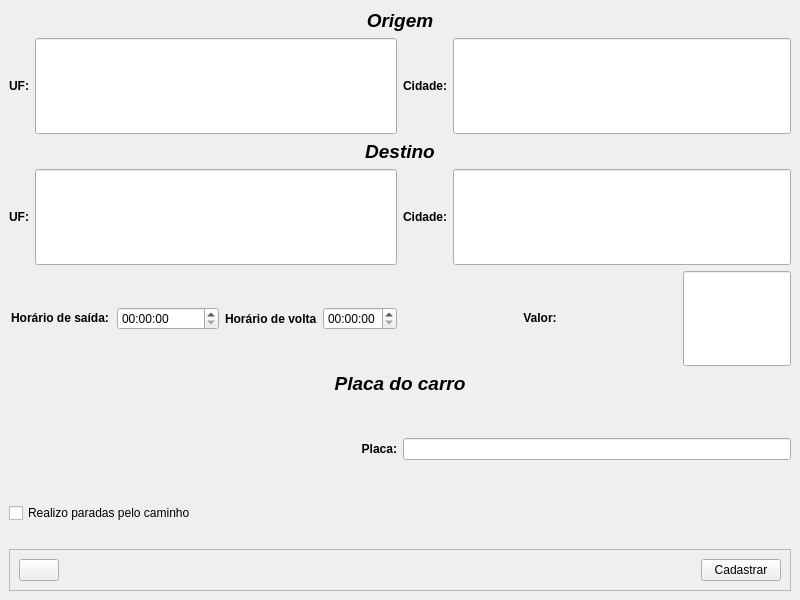
<?xml version="1.0" encoding="UTF-8"?>
<ui version="4.0">
 <class>MainWindow</class>
 <widget class="QMainWindow" name="MainWindow">
  <property name="geometry">
   <rect>
    <x>0</x>
    <y>0</y>
    <width>800</width>
    <height>600</height>
   </rect>
  </property>
  <property name="windowTitle">
   <string>MainWindow</string>
  </property>
  <widget class="QWidget" name="centralwidget">
   <layout class="QVBoxLayout" name="verticalLayout">
    <item>
     <widget class="QLabel" name="label_9">
      <property name="text">
       <string>&lt;html&gt;&lt;head/&gt;&lt;body&gt;&lt;p align=&quot;center&quot;&gt;&lt;span style=&quot; font-size:14pt; font-weight:600; font-style:italic;&quot;&gt;Origem&lt;/span&gt;&lt;/p&gt;&lt;/body&gt;&lt;/html&gt;</string>
      </property>
     </widget>
    </item>
    <item>
     <layout class="QHBoxLayout" name="horizontalLayout_10">
      <item>
       <layout class="QHBoxLayout" name="horizontalLayout_2">
        <item>
         <widget class="QLabel" name="label">
          <property name="sizePolicy">
           <sizepolicy hsizetype="Minimum" vsizetype="Expanding">
            <horstretch>0</horstretch>
            <verstretch>0</verstretch>
           </sizepolicy>
          </property>
          <property name="layoutDirection">
           <enum>Qt::LeftToRight</enum>
          </property>
          <property name="text">
           <string>&lt;html&gt;&lt;head/&gt;&lt;body&gt;&lt;p align=&quot;center&quot;&gt;&lt;span style=&quot; font-weight:600;&quot;&gt;UF:&lt;/span&gt;&lt;/p&gt;&lt;/body&gt;&lt;/html&gt;</string>
          </property>
         </widget>
        </item>
        <item>
         <widget class="QLineEdit" name="line_UF_origem">
          <property name="sizePolicy">
           <sizepolicy hsizetype="Expanding" vsizetype="Minimum">
            <horstretch>0</horstretch>
            <verstretch>0</verstretch>
           </sizepolicy>
          </property>
         </widget>
        </item>
       </layout>
      </item>
      <item>
       <layout class="QHBoxLayout" name="horizontalLayout_3">
        <item>
         <widget class="QLabel" name="label_2">
          <property name="sizePolicy">
           <sizepolicy hsizetype="Minimum" vsizetype="Expanding">
            <horstretch>0</horstretch>
            <verstretch>0</verstretch>
           </sizepolicy>
          </property>
          <property name="layoutDirection">
           <enum>Qt::LeftToRight</enum>
          </property>
          <property name="text">
           <string>&lt;html&gt;&lt;head/&gt;&lt;body&gt;&lt;p align=&quot;center&quot;&gt;&lt;span style=&quot; font-weight:600;&quot;&gt;Cidade:&lt;/span&gt;&lt;/p&gt;&lt;/body&gt;&lt;/html&gt;</string>
          </property>
         </widget>
        </item>
        <item>
         <widget class="QLineEdit" name="line_cidade_origem">
          <property name="sizePolicy">
           <sizepolicy hsizetype="Expanding" vsizetype="Minimum">
            <horstretch>0</horstretch>
            <verstretch>0</verstretch>
           </sizepolicy>
          </property>
          <property name="text">
           <string/>
          </property>
         </widget>
        </item>
       </layout>
      </item>
     </layout>
    </item>
    <item>
     <widget class="QLabel" name="label_10">
      <property name="text">
       <string>&lt;html&gt;&lt;head/&gt;&lt;body&gt;&lt;p align=&quot;center&quot;&gt;&lt;span style=&quot; font-size:14pt; font-weight:600; font-style:italic;&quot;&gt;Destino&lt;/span&gt;&lt;/p&gt;&lt;/body&gt;&lt;/html&gt;</string>
      </property>
     </widget>
    </item>
    <item>
     <layout class="QHBoxLayout" name="horizontalLayout_11">
      <item>
       <layout class="QHBoxLayout" name="horizontalLayout_5">
        <item>
         <widget class="QLabel" name="label_4">
          <property name="sizePolicy">
           <sizepolicy hsizetype="Minimum" vsizetype="Expanding">
            <horstretch>0</horstretch>
            <verstretch>0</verstretch>
           </sizepolicy>
          </property>
          <property name="layoutDirection">
           <enum>Qt::LeftToRight</enum>
          </property>
          <property name="text">
           <string>&lt;html&gt;&lt;head/&gt;&lt;body&gt;&lt;p align=&quot;center&quot;&gt;&lt;span style=&quot; font-weight:600;&quot;&gt;UF:&lt;/span&gt;&lt;/p&gt;&lt;/body&gt;&lt;/html&gt;</string>
          </property>
         </widget>
        </item>
        <item>
         <widget class="QLineEdit" name="line_UF_destino">
          <property name="sizePolicy">
           <sizepolicy hsizetype="Expanding" vsizetype="Minimum">
            <horstretch>0</horstretch>
            <verstretch>0</verstretch>
           </sizepolicy>
          </property>
         </widget>
        </item>
       </layout>
      </item>
      <item>
       <layout class="QHBoxLayout" name="horizontalLayout_4">
        <item>
         <widget class="QLabel" name="label_3">
          <property name="sizePolicy">
           <sizepolicy hsizetype="Minimum" vsizetype="Expanding">
            <horstretch>0</horstretch>
            <verstretch>0</verstretch>
           </sizepolicy>
          </property>
          <property name="layoutDirection">
           <enum>Qt::LeftToRight</enum>
          </property>
          <property name="text">
           <string>&lt;html&gt;&lt;head/&gt;&lt;body&gt;&lt;p align=&quot;center&quot;&gt;&lt;span style=&quot; font-weight:600;&quot;&gt;Cidade:&lt;/span&gt;&lt;/p&gt;&lt;/body&gt;&lt;/html&gt;</string>
          </property>
         </widget>
        </item>
        <item>
         <widget class="QLineEdit" name="line_cidade_destino">
          <property name="sizePolicy">
           <sizepolicy hsizetype="Expanding" vsizetype="Minimum">
            <horstretch>0</horstretch>
            <verstretch>0</verstretch>
           </sizepolicy>
          </property>
          <property name="text">
           <string/>
          </property>
         </widget>
        </item>
       </layout>
      </item>
     </layout>
    </item>
    <item>
     <layout class="QHBoxLayout" name="horizontalLayout_12">
      <item>
       <layout class="QHBoxLayout" name="horizontalLayout_8">
        <item>
         <widget class="QLabel" name="label_7">
          <property name="sizePolicy">
           <sizepolicy hsizetype="Expanding" vsizetype="Expanding">
            <horstretch>0</horstretch>
            <verstretch>0</verstretch>
           </sizepolicy>
          </property>
          <property name="layoutDirection">
           <enum>Qt::LeftToRight</enum>
          </property>
          <property name="text">
           <string>&lt;html&gt;&lt;head/&gt;&lt;body&gt;&lt;p align=&quot;center&quot;&gt;&lt;span style=&quot; font-weight:600;&quot;&gt;Horário de saída:&lt;/span&gt;&lt;/p&gt;&lt;/body&gt;&lt;/html&gt;</string>
          </property>
         </widget>
        </item>
        <item>
         <widget class="QTimeEdit" name="horario">
          <property name="sizePolicy">
           <sizepolicy hsizetype="Expanding" vsizetype="Fixed">
            <horstretch>0</horstretch>
            <verstretch>0</verstretch>
           </sizepolicy>
          </property>
         </widget>
        </item>
        <item>
         <widget class="QLabel" name="label_13">
          <property name="font">
           <font>
            <weight>75</weight>
            <bold>true</bold>
           </font>
          </property>
          <property name="text">
           <string>Horário de volta</string>
          </property>
         </widget>
        </item>
        <item>
         <widget class="QTimeEdit" name="horario_volta"/>
        </item>
       </layout>
      </item>
      <item>
       <layout class="QHBoxLayout" name="horizontalLayout_9">
        <item>
         <widget class="QLabel" name="label_8">
          <property name="sizePolicy">
           <sizepolicy hsizetype="Expanding" vsizetype="Expanding">
            <horstretch>0</horstretch>
            <verstretch>0</verstretch>
           </sizepolicy>
          </property>
          <property name="layoutDirection">
           <enum>Qt::LeftToRight</enum>
          </property>
          <property name="text">
           <string>&lt;html&gt;&lt;head/&gt;&lt;body&gt;&lt;p align=&quot;center&quot;&gt;&lt;span style=&quot; font-weight:600;&quot;&gt;Valor:&lt;/span&gt;&lt;/p&gt;&lt;/body&gt;&lt;/html&gt;</string>
          </property>
         </widget>
        </item>
        <item>
         <widget class="QLineEdit" name="line_valor">
          <property name="sizePolicy">
           <sizepolicy hsizetype="Minimum" vsizetype="Minimum">
            <horstretch>0</horstretch>
            <verstretch>0</verstretch>
           </sizepolicy>
          </property>
         </widget>
        </item>
       </layout>
      </item>
     </layout>
    </item>
    <item>
     <widget class="QLabel" name="label_11">
      <property name="text">
       <string>&lt;html&gt;&lt;head/&gt;&lt;body&gt;&lt;p align=&quot;center&quot;&gt;&lt;span style=&quot; font-size:14pt; font-weight:600; font-style:italic;&quot;&gt;Placa do carro&lt;/span&gt;&lt;/p&gt;&lt;/body&gt;&lt;/html&gt;</string>
      </property>
      <property name="alignment">
       <set>Qt::AlignLeading|Qt::AlignLeft|Qt::AlignVCenter</set>
      </property>
     </widget>
    </item>
    <item>
     <layout class="QHBoxLayout" name="horizontalLayout_6">
      <item>
       <widget class="QLabel" name="label_12">
        <property name="sizePolicy">
         <sizepolicy hsizetype="Expanding" vsizetype="Expanding">
          <horstretch>0</horstretch>
          <verstretch>0</verstretch>
         </sizepolicy>
        </property>
        <property name="layoutDirection">
         <enum>Qt::LeftToRight</enum>
        </property>
        <property name="text">
         <string>&lt;html&gt;&lt;head/&gt;&lt;body&gt;&lt;p align=&quot;right&quot;&gt;&lt;span style=&quot; font-weight:600;&quot;&gt;Placa:&lt;/span&gt;&lt;/p&gt;&lt;/body&gt;&lt;/html&gt;</string>
        </property>
       </widget>
      </item>
      <item>
       <widget class="QLineEdit" name="line_placa"/>
      </item>
     </layout>
    </item>
    <item>
     <widget class="QCheckBox" name="checkBox">
      <property name="text">
       <string>Realizo paradas pelo caminho</string>
      </property>
     </widget>
    </item>
    <item>
     <layout class="QHBoxLayout" name="horizontalLayout_7">
      <item>
       <widget class="QLabel" name="label_5">
        <property name="text">
         <string/>
        </property>
       </widget>
      </item>
      <item>
       <widget class="QLabel" name="label_6">
        <property name="text">
         <string/>
        </property>
       </widget>
      </item>
     </layout>
    </item>
    <item>
     <widget class="QFrame" name="frame">
      <property name="frameShape">
       <enum>QFrame::StyledPanel</enum>
      </property>
      <property name="frameShadow">
       <enum>QFrame::Plain</enum>
      </property>
      <layout class="QHBoxLayout" name="horizontalLayout">
       <item>
        <widget class="QPushButton" name="b_voltar">
         <property name="cursor">
          <cursorShape>PointingHandCursor</cursorShape>
         </property>
         <property name="toolTip">
          <string>Voltar</string>
         </property>
         <property name="text">
          <string/>
         </property>
         <property name="icon">
          <iconset>
           <normaloff>../Icons/feather/arrow-left-circle.svg</normaloff>../Icons/feather/arrow-left-circle.svg</iconset>
         </property>
         <property name="iconSize">
          <size>
           <width>20</width>
           <height>20</height>
          </size>
         </property>
        </widget>
       </item>
       <item>
        <spacer name="horizontalSpacer">
         <property name="orientation">
          <enum>Qt::Horizontal</enum>
         </property>
         <property name="sizeHint" stdset="0">
          <size>
           <width>40</width>
           <height>20</height>
          </size>
         </property>
        </spacer>
       </item>
       <item>
        <widget class="QPushButton" name="b_cadastro">
         <property name="cursor">
          <cursorShape>PointingHandCursor</cursorShape>
         </property>
         <property name="text">
          <string>Cadastrar</string>
         </property>
        </widget>
       </item>
      </layout>
     </widget>
    </item>
   </layout>
  </widget>
 </widget>
 <resources/>
 <connections/>
</ui>
